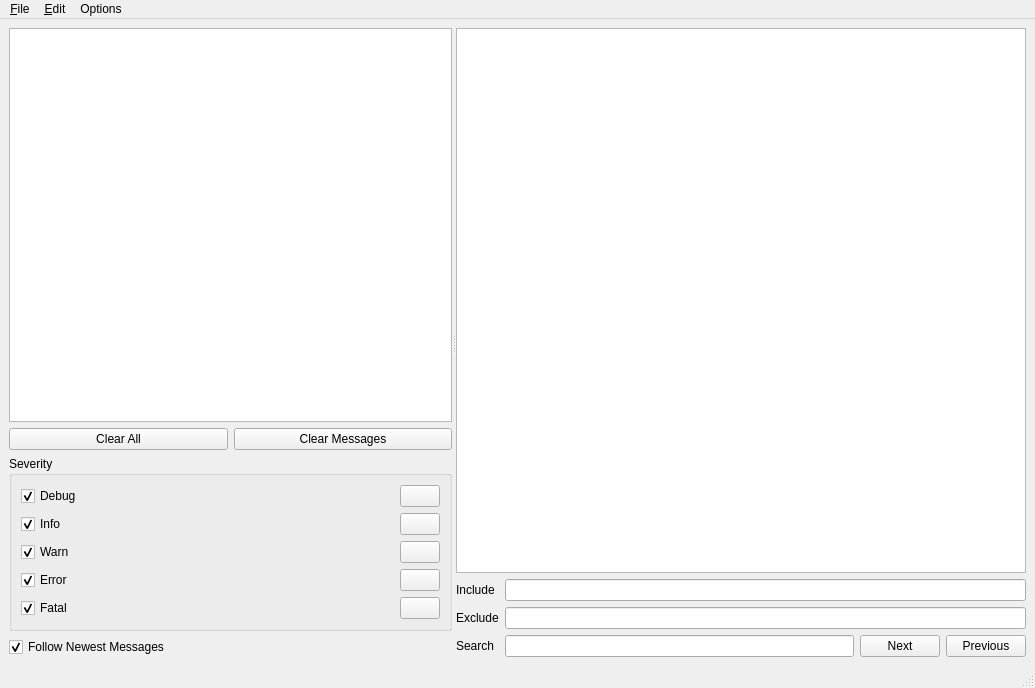
<?xml version="1.0" encoding="UTF-8"?>
<ui version="4.0">
 <class>ConsoleWindow</class>
 <widget class="QMainWindow" name="ConsoleWindow">
  <property name="geometry">
   <rect>
    <x>0</x>
    <y>0</y>
    <width>1035</width>
    <height>688</height>
   </rect>
  </property>
  <property name="windowTitle">
   <string>SwRI Console</string>
  </property>
  <property name="windowIcon">
   <iconset resource="../resources/images.qrc">
    <normaloff>:/images/icon.png</normaloff>:/images/icon.png</iconset>
  </property>
  <property name="locale">
   <locale language="English" country="Australia"/>
  </property>
  <widget class="QWidget" name="centralwidget">
   <layout class="QHBoxLayout" name="horizontalLayout">
    <item>
     <widget class="QSplitter" name="splitter">
      <property name="orientation">
       <enum>Qt::Horizontal</enum>
      </property>
      <widget class="QWidget" name="layoutWidget3">
       <layout class="QVBoxLayout" name="verticalLayout_3">
        <item>
         <widget class="QListView" name="nodeList">
          <property name="sizePolicy">
           <sizepolicy hsizetype="Minimum" vsizetype="Expanding">
            <horstretch>1</horstretch>
            <verstretch>0</verstretch>
           </sizepolicy>
          </property>
          <property name="selectionMode">
           <enum>QAbstractItemView::ExtendedSelection</enum>
          </property>
         </widget>
        </item>
        <item>
         <layout class="QHBoxLayout" name="clearButtonHboxLayout">
          <item>
           <widget class="QPushButton" name="clearAllButton">
            <property name="text">
             <string>Clear All</string>
            </property>
           </widget>
          </item>
          <item>
           <widget class="QPushButton" name="clearMessagesButton">
            <property name="text">
             <string>Clear Messages</string>
            </property>
           </widget>
          </item>
         </layout>
        </item>
        <item>
         <widget class="QGroupBox" name="groupBox">
          <property name="sizePolicy">
           <sizepolicy hsizetype="Minimum" vsizetype="Preferred">
            <horstretch>0</horstretch>
            <verstretch>0</verstretch>
           </sizepolicy>
          </property>
          <property name="title">
           <string>Severity</string>
          </property>
          <layout class="QVBoxLayout" name="verticalLayout">
           <item>
            <layout class="QHBoxLayout" name="debugOptionLayout">
             <item>
              <widget class="QCheckBox" name="checkDebug">
               <property name="sizePolicy">
                <sizepolicy hsizetype="Minimum" vsizetype="Minimum">
                 <horstretch>2</horstretch>
                 <verstretch>0</verstretch>
                </sizepolicy>
               </property>
               <property name="text">
                <string>Debug</string>
               </property>
               <property name="checked">
                <bool>true</bool>
               </property>
              </widget>
             </item>
             <item>
              <widget class="QPushButton" name="debugColorWidget"/>
             </item>
            </layout>
           </item>
           <item>
            <layout class="QHBoxLayout" name="infoOptionLayout">
             <item>
              <widget class="QCheckBox" name="checkInfo">
               <property name="sizePolicy">
                <sizepolicy hsizetype="Minimum" vsizetype="Minimum">
                 <horstretch>2</horstretch>
                 <verstretch>0</verstretch>
                </sizepolicy>
               </property>
               <property name="text">
                <string>Info</string>
               </property>
               <property name="checked">
                <bool>true</bool>
               </property>
              </widget>
             </item>
             <item>
              <widget class="QPushButton" name="infoColorWidget"/>
             </item>
            </layout>
           </item>
           <item>
            <layout class="QHBoxLayout" name="warnOptionLayout">
             <item>
              <widget class="QCheckBox" name="checkWarn">
               <property name="sizePolicy">
                <sizepolicy hsizetype="Minimum" vsizetype="Minimum">
                 <horstretch>2</horstretch>
                 <verstretch>0</verstretch>
                </sizepolicy>
               </property>
               <property name="text">
                <string>Warn</string>
               </property>
               <property name="checked">
                <bool>true</bool>
               </property>
              </widget>
             </item>
             <item>
              <widget class="QPushButton" name="warnColorWidget"/>
             </item>
            </layout>
           </item>
           <item>
            <layout class="QHBoxLayout" name="errorOptionLayout">
             <item>
              <widget class="QCheckBox" name="checkError">
               <property name="sizePolicy">
                <sizepolicy hsizetype="Minimum" vsizetype="Minimum">
                 <horstretch>2</horstretch>
                 <verstretch>0</verstretch>
                </sizepolicy>
               </property>
               <property name="text">
                <string>Error</string>
               </property>
               <property name="checked">
                <bool>true</bool>
               </property>
              </widget>
             </item>
             <item>
              <widget class="QPushButton" name="errorColorWidget"/>
             </item>
            </layout>
           </item>
           <item>
            <layout class="QHBoxLayout" name="fatalOptionLayout">
             <item>
              <widget class="QCheckBox" name="checkFatal">
               <property name="sizePolicy">
                <sizepolicy hsizetype="Minimum" vsizetype="Minimum">
                 <horstretch>2</horstretch>
                 <verstretch>0</verstretch>
                </sizepolicy>
               </property>
               <property name="text">
                <string>Fatal</string>
               </property>
               <property name="checked">
                <bool>true</bool>
               </property>
              </widget>
             </item>
             <item>
              <widget class="QPushButton" name="fatalColorWidget"/>
             </item>
            </layout>
           </item>
          </layout>
         </widget>
        </item>
        <item>
         <widget class="QCheckBox" name="checkFollowNewest">
          <property name="text">
           <string>Follow Newest Messages</string>
          </property>
          <property name="checked">
           <bool>true</bool>
          </property>
         </widget>
        </item>
       </layout>
      </widget>
      <widget class="QWidget" name="layoutWidget">
       <layout class="QVBoxLayout" name="verticalLayout_2">
        <item>
         <widget class="QListView" name="messageList">
          <property name="sizePolicy">
           <sizepolicy hsizetype="Expanding" vsizetype="Expanding">
            <horstretch>3</horstretch>
            <verstretch>0</verstretch>
           </sizepolicy>
          </property>
          <property name="contextMenuPolicy">
           <enum>Qt::CustomContextMenu</enum>
          </property>
          <property name="styleSheet">
           <string notr="true"/>
          </property>
          <property name="selectionMode">
           <enum>QAbstractItemView::ExtendedSelection</enum>
          </property>
         </widget>
        </item>
        <item>
         <layout class="QGridLayout" name="gridLayout">
          <item row="1" column="0">
           <widget class="QLabel" name="excludeLabel">
            <property name="text">
             <string>Exclude</string>
            </property>
           </widget>
          </item>
          <item row="1" column="2">
           <widget class="QLineEdit" name="excludeText">
            <property name="toolTip">
             <string>Filter for messages that don't include substrings. Separate substrings with a semicolon.</string>
            </property>
           </widget>
          </item>
          <item row="0" column="0">
           <widget class="QLabel" name="includeLabel">
            <property name="text">
             <string>Include</string>
            </property>
           </widget>
          </item>
          <item row="0" column="2">
           <widget class="QLineEdit" name="includeText">
            <property name="toolTip">
             <string>Filter for messages that include substrings. Separate substrings with a semicolon.</string>
            </property>
            <property name="statusTip">
             <string/>
            </property>
           </widget>
          </item>
          <item row="2" column="2">
           <layout class="QHBoxLayout" name="horizontalLayout_3">
            <item>
             <widget class="QLineEdit" name="searchText"/>
            </item>
            <item>
             <widget class="QPushButton" name="pushNext">
              <property name="text">
               <string>Next</string>
              </property>
             </widget>
            </item>
            <item>
             <widget class="QPushButton" name="pushPrev">
              <property name="text">
               <string>Previous</string>
              </property>
             </widget>
            </item>
           </layout>
          </item>
          <item row="2" column="0">
           <widget class="QLabel" name="label">
            <property name="text">
             <string>Search</string>
            </property>
           </widget>
          </item>
         </layout>
        </item>
       </layout>
      </widget>
     </widget>
    </item>
   </layout>
  </widget>
  <widget class="QMenuBar" name="menubar">
   <property name="geometry">
    <rect>
     <x>0</x>
     <y>0</y>
     <width>1035</width>
     <height>22</height>
    </rect>
   </property>
   <widget class="QMenu" name="menu_File">
    <property name="title">
     <string>&amp;File</string>
    </property>
    <addaction name="action_NewWindow"/>
    <addaction name="action_ReadBagFile"/>
    <addaction name="action_ReadLogFile"/>
    <addaction name="action_ReadLogDirectory"/>
    <addaction name="action_SaveLogs"/>
    <addaction name="separator"/>
    <addaction name="action_Quit"/>
   </widget>
   <widget class="QMenu" name="menu_Edit">
    <property name="title">
     <string>&amp;Edit</string>
    </property>
    <addaction name="action_Copy"/>
    <addaction name="action_CopyExtended"/>
    <addaction name="action_SelectAll"/>
   </widget>
   <widget class="QMenu" name="menuOptions">
    <property name="title">
     <string>Options</string>
    </property>
    <addaction name="action_ShowTimestamps"/>
    <addaction name="action_Use_human_readable_time"/>
    <addaction name="action_AbsoluteTimestamps"/>
    <addaction name="action_ShowLoggerName"/>
    <addaction name="action_ShowFunctionName"/>
    <addaction name="action_RegularExpressions"/>
    <addaction name="action_ColorizeLogs"/>
    <addaction name="action_SelectFont"/>
   </widget>
   <addaction name="menu_File"/>
   <addaction name="menu_Edit"/>
   <addaction name="menuOptions"/>
  </widget>
  <widget class="QStatusBar" name="statusbar"/>
  <action name="action_Quit">
   <property name="text">
    <string>&amp;Quit</string>
   </property>
   <property name="shortcut">
    <string>Ctrl+Q</string>
   </property>
   <property name="shortcutContext">
    <enum>Qt::ApplicationShortcut</enum>
   </property>
  </action>
  <action name="action_NewWindow">
   <property name="text">
    <string>&amp;New Window</string>
   </property>
   <property name="shortcut">
    <string>Ctrl+N</string>
   </property>
  </action>
  <action name="action_Copy">
   <property name="text">
    <string>&amp;Copy</string>
   </property>
   <property name="shortcut">
    <string>Ctrl+C</string>
   </property>
  </action>
  <action name="action_SelectAll">
   <property name="text">
    <string>Select &amp;All</string>
   </property>
   <property name="shortcut">
    <string>Ctrl+A</string>
   </property>
  </action>
  <action name="action_ReadBagFile">
   <property name="text">
    <string>&amp;Read Bag File...</string>
   </property>
   <property name="shortcut">
    <string>Ctrl+R</string>
   </property>
  </action>
  <action name="action_SaveLogs">
   <property name="text">
    <string>&amp;Save Logs...</string>
   </property>
   <property name="shortcut">
    <string>Ctrl+S</string>
   </property>
  </action>
  <action name="action_AbsoluteTimestamps">
   <property name="checkable">
    <bool>true</bool>
   </property>
   <property name="text">
    <string>Absolute Timestamps</string>
   </property>
   <property name="toolTip">
    <string>Absolute Timestamps</string>
   </property>
  </action>
  <action name="action_ShowTimestamps">
   <property name="checkable">
    <bool>true</bool>
   </property>
   <property name="checked">
    <bool>true</bool>
   </property>
   <property name="text">
    <string>Show Timestamps</string>
   </property>
  </action>
  <action name="action_ColorizeLogs">
   <property name="checkable">
    <bool>true</bool>
   </property>
   <property name="checked">
    <bool>true</bool>
   </property>
   <property name="text">
    <string>Colorize Logs</string>
   </property>
  </action>
  <action name="action_SelectFont">
   <property name="text">
    <string>Select Font...</string>
   </property>
  </action>
  <action name="action_RegularExpressions">
   <property name="checkable">
    <bool>true</bool>
   </property>
   <property name="checked">
    <bool>false</bool>
   </property>
   <property name="text">
    <string>Allow regular expressions in Include/Exclude</string>
   </property>
  </action>
  <action name="action_CopyExtended">
   <property name="text">
    <string>Copy &amp;Extended</string>
   </property>
   <property name="toolTip">
    <string>Copy Extended Log</string>
   </property>
   <property name="shortcut">
    <string>Ctrl+E</string>
   </property>
  </action>
  <action name="action_ReadLogFile">
   <property name="text">
    <string>Read &amp;Log File...</string>
   </property>
   <property name="toolTip">
    <string>Read a rosout.log file</string>
   </property>
   <property name="shortcut">
    <string>Ctrl+L</string>
   </property>
  </action>
  <action name="action_ReadLogDirectory">
   <property name="text">
    <string>Read Log &amp;Directory...</string>
   </property>
   <property name="toolTip">
    <string>Read Log Directory</string>
   </property>
   <property name="shortcut">
    <string>Ctrl+D, Return</string>
   </property>
  </action>
  <action name="action_ShowLoggerName">
   <property name="checkable">
    <bool>true</bool>
   </property>
   <property name="checked">
    <bool>true</bool>
   </property>
   <property name="text">
    <string>Show logger name</string>
   </property>
  </action>
  <action name="action_ShowFunctionName">
   <property name="checkable">
    <bool>true</bool>
   </property>
   <property name="checked">
    <bool>true</bool>
   </property>
   <property name="text">
    <string>Show function name</string>
   </property>
  </action>
  <action name="action_Use_human_readable_time">
   <property name="checkable">
    <bool>true</bool>
   </property>
   <property name="text">
    <string>Use human readable time</string>
   </property>
  </action>
 </widget>
 <tabstops>
  <tabstop>nodeList</tabstop>
  <tabstop>clearAllButton</tabstop>
  <tabstop>clearMessagesButton</tabstop>
  <tabstop>checkDebug</tabstop>
  <tabstop>debugColorWidget</tabstop>
  <tabstop>checkInfo</tabstop>
  <tabstop>infoColorWidget</tabstop>
  <tabstop>checkWarn</tabstop>
  <tabstop>warnColorWidget</tabstop>
  <tabstop>checkError</tabstop>
  <tabstop>errorColorWidget</tabstop>
  <tabstop>checkFatal</tabstop>
  <tabstop>fatalColorWidget</tabstop>
  <tabstop>checkFollowNewest</tabstop>
  <tabstop>messageList</tabstop>
  <tabstop>includeText</tabstop>
  <tabstop>excludeText</tabstop>
  <tabstop>searchText</tabstop>
  <tabstop>pushNext</tabstop>
  <tabstop>pushPrev</tabstop>
 </tabstops>
 <resources>
  <include location="../resources/images.qrc"/>
 </resources>
 <connections>
  <connection>
   <sender>action_Quit</sender>
   <signal>triggered()</signal>
   <receiver>ConsoleWindow</receiver>
   <slot>close()</slot>
   <hints>
    <hint type="sourcelabel">
     <x>-1</x>
     <y>-1</y>
    </hint>
    <hint type="destinationlabel">
     <x>399</x>
     <y>299</y>
    </hint>
   </hints>
  </connection>
  <connection>
   <sender>action_ShowTimestamps</sender>
   <signal>triggered(bool)</signal>
   <receiver>action_Use_human_readable_time</receiver>
   <slot>setEnabled(bool)</slot>
   <hints>
    <hint type="sourcelabel">
     <x>-1</x>
     <y>-1</y>
    </hint>
    <hint type="destinationlabel">
     <x>-1</x>
     <y>-1</y>
    </hint>
   </hints>
  </connection>
 </connections>
</ui>
